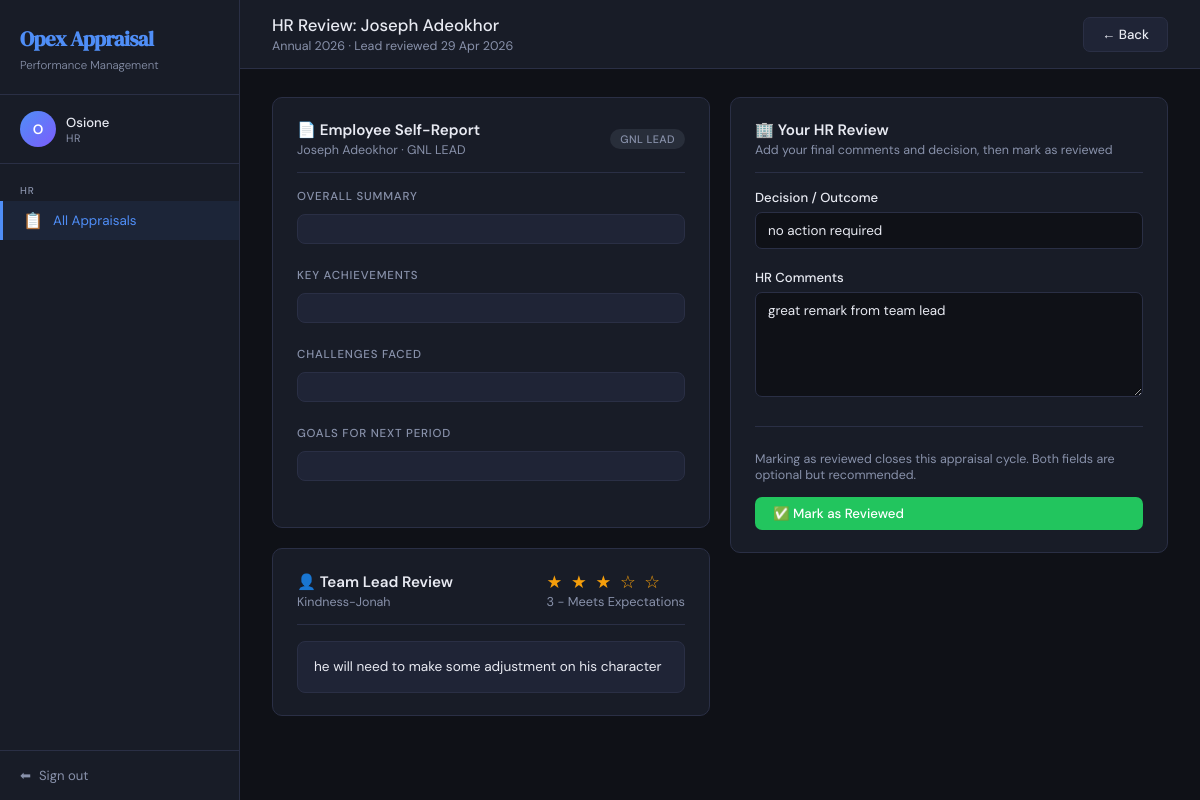
Screenshot of /hr/appraisal/2/review/ (signed in) with the database file from the repository.
### appraisal/models.py (models this page shows, shortened)
class CustomUser(AbstractUser):
    ROLE_EMPLOYEE  = 'employee'
    ROLE_TEAM_LEAD = 'team_lead'
    ROLE_HR        = 'hr'
    ROLE_CHOICES = [
        (ROLE_EMPLOYEE,  'Employee'),
        (ROLE_TEAM_LEAD, 'Team Lead'),
        (ROLE_HR,        'HR'),
    ]
    role       = models.CharField(max_length=20, choices=ROLE_CHOICES, default=ROLE_EMPLOYEE)
    department = models.CharField(max_length=100, blank=True)  # blank=True means optional
    job_title  = models.CharField(max_length=100, blank=True)
    team_lead = models.ForeignKey(
        'self',
        on_delete=models.SET_NULL,
        null=True,
        blank=True,
        related_name='team_members',
        limit_choices_to={'role': ROLE_TEAM_LEAD}  # only show team leads in the dropdown
    )
    @property
    def is_employee(self):
        return self.role == self.ROLE_EMPLOYEE
    @property
    def is_team_lead(self):
        return self.role == self.ROLE_TEAM_LEAD
    @property
    def is_hr(self):
        return self.role == self.ROLE_HR

class Appraisal(models.Model):
    STATUS_DRAFT       = 'draft'        # Employee saved but not yet submitted
    STATUS_PENDING_LEAD = 'pending_lead' # Submitted by employee, waiting for lead
    STATUS_PENDING_HR  = 'pending_hr'   # Lead reviewed, waiting for HR
    STATUS_REVIEWED    = 'reviewed'     # HR has finalised — workflow complete
    STATUS_CHOICES = [
        (STATUS_DRAFT,        'Draft'),
        (STATUS_PENDING_LEAD, 'Awaiting Team Lead Review'),
        (STATUS_PENDING_HR,   'Awaiting HR Review'),
        (STATUS_REVIEWED,     'Reviewed'),
    ]
    SCORE_CHOICES = [
        (5, '5 - Excellent'),
        (4, '4 - Good'),
        (3, '3 - Average'),
        (2, '2 - Below Average'),
        (1, '1 - Poor'),
    ]
    RATING_CHOICES = [
        (5, '5 - Outstanding'),
        (4, '4 - Exceeds Expectations'),
        (3, '3 - Meets Expectations'),
        (2, '2 - Below Expectations'),
        (1, '1 - Needs Improvement'),
    ]
    employee = models.ForeignKey(
        CustomUser,
        on_delete=models.CASCADE,
        related_name='appraisals',
        null=True, blank=True,
        limit_choices_to={'role': CustomUser.ROLE_EMPLOYEE}
    )
    employee_name       = models.CharField(max_length=200, blank=True)
    employee_department = models.CharField(max_length=100, blank=True)
    reviewed_by_lead = models.ForeignKey(
        CustomUser,
        on_delete=models.SET_NULL,
        null=True, blank=True,
        related_name='lead_reviews',
        limit_choices_to={'role': CustomUser.ROLE_TEAM_LEAD}
    )
    reviewed_by_hr = models.ForeignKey(
        CustomUser,
        on_delete=models.SET_NULL,
        null=True, blank=True,
        related_name='hr_reviews',
        limit_choices_to={'role': CustomUser.ROLE_HR}
    )
    period = models.CharField(max_length=100)
    status = models.CharField(
        max_length=20,
        choices=STATUS_CHOICES,
        default=STATUS_PENDING_LEAD
    )
    score_punctuality = models.IntegerField(
        choices=SCORE_CHOICES, null=True, blank=True,
        verbose_name='Punctuality & Attendance'
    )
    score_quality = models.IntegerField(
        choices=SCORE_CHOICES, null=True, blank=True,
        verbose_name='Quality of Work'
    )
    score_teamwork = models.IntegerField(
        choices=SCORE_CHOICES, null=True, blank=True,
        verbose_name='Teamwork & Collaboration'
    )
    score_communication = models.IntegerField(
        choices=SCORE_CHOICES, null=True, blank=True,
        verbose_name='Communication Skills'
    )
    score_deadlines = models.IntegerField(
        choices=SCORE_CHOICES, null=True, blank=True,
        verbose_name='Meeting Deadlines'
    )
    score_problem_solving = models.IntegerField(
        choices=SCORE_CHOICES, null=True, blank=True,
        verbose_name='Problem Solving'
    )
    score_initiative = models.IntegerField(
        choices=SCORE_CHOICES, null=True, blank=True,
        verbose_name='Initiative & Creativity'
    )
    score_professionalism = models.IntegerField(
        choices=SCORE_CHOICES, null=True, blank=True,
        verbose_name='Professionalism'
    )
    score_adherence = models.IntegerField(
        choices=SCORE_CHOICES, null=True, blank=True,
        verbose_name='Adherence to Company Rules'
    )
    additional_comments = models.TextField(blank=True)
    lead_comment = models.TextField(blank=True)
    lead_rating  = models.IntegerField(null=True, blank=True, choices=RATING_CHOICES)
    hr_comment  = models.TextField(blank=True)
    hr_decision = models.CharField(max_length=100, blank=True)
    created_at           = models.DateTimeField(auto_now_add=True)
    updated_at           = models.DateTimeField(auto_now=True)
    submitted_to_lead_at = models.DateTimeField(null=True, blank=True)
    submitted_to_hr_at   = models.DateTimeField(null=True, blank=True)
    reviewed_at          = models.DateTimeField(null=True, blank=True)
    class Meta:
        ordering = ['-created_at']

### appraisal/views.py (the view)
# urls.py: path('hr/appraisal/<int:pk>/review/',  views.hr_review,           name='hr_review'),
@login_required
def hr_review(request, pk):
    if not request.user.is_hr:
        messages.error(request, 'You do not have permission to view this page.')
        return redirect('dashboard')
    appraisal = get_object_or_404(Appraisal, pk=pk)
    if request.method == 'POST':
        form = HRReviewForm(request.POST, instance=appraisal)
        if form.is_valid():
            appraisal = form.save(commit=False)
            appraisal.mark_reviewed(request.user)  # saves + sets status to reviewed
            messages.success(request, f'Appraisal for {appraisal.display_name} has been finalised.')
            return redirect('hr_dashboard')
    else:
        form = HRReviewForm(instance=appraisal)
    return render(request, 'appraisal/hr_review.html', {
        'form': form,
        'appraisal': appraisal,
    })

### appraisal/forms.py
class HRReviewForm(forms.ModelForm):
    class Meta:
        model = Appraisal
        fields = ['hr_comment', 'hr_decision']
        widgets = {
            'hr_comment': forms.Textarea(attrs={
                'class': 'form-control',
                'rows': 5,
                'placeholder': 'Write your HR observations or notes...',
            }),
            'hr_decision': forms.TextInput(attrs={
                'class': 'form-control',
                'placeholder': 'e.g. Approved for promotion, No action required, Salary review',
            }),
        }
        labels = {
            'hr_comment':  'HR Comments',
            'hr_decision': 'Decision / Outcome',
        }

### appraisal/templates/appraisal/hr_review.html (shortened to what this page needs)
{% extends 'appraisal/base.html' %}
{% block nav_hr %}active{% endblock %}
{% block content %}
<div class="topbar">
  <div>
    <div class="topbar-title">
      HR Review:
      {% if appraisal.employee %}
        {{ appraisal.employee.get_full_name|default:appraisal.employee.username }}
      {% else %}
        {{ appraisal.employee_name|default:"Unknown Employee" }}
      {% endif %}
    </div>
    <div class="topbar-subtitle">
      {{ appraisal.period }}
      {% if appraisal.submitted_to_hr_at %}
        · Lead reviewed {{ appraisal.submitted_to_hr_at|date:"d M Y" }}
      {% endif %}
    </div>
  </div>
  <a href="{% url 'hr_dashboard' %}" class="btn btn-secondary">← Back</a>
</div>
<div class="content">
  <div style="display:grid;grid-template-columns:1fr 1fr;gap:20px;align-items:start;">
    <div>
      <div class="card">
        <div class="card-header">
          <div>
            <div class="card-title">📄 Employee Self-Report</div>
            <div class="card-subtitle">
              {% if appraisal.employee %}
                {{ appraisal.employee.get_full_name|default:appraisal.employee.username }}
                {% if appraisal.employee.job_title %}
                  · {{ appraisal.employee.job_title }}
                {% endif %}
              {% else %}
                {{ appraisal.employee_name|default:"Unknown" }}
                {% if appraisal.employee_department %}
                  · {{ appraisal.employee_department }}
                {% endif %}
              {% endif %}
            </div>
          </div>
          {% if appraisal.employee %}
            {% if appraisal.employee.department %}
            <span class="badge badge-draft">{{ appraisal.employee.department }}</span>
            {% endif %}
          {% else %}
            {% if appraisal.employee_department %}
            <span class="badge badge-draft">{{ appraisal.employee_department }}</span>
            {% endif %}
          {% endif %}
        </div>
        <div class="detail-section">
          <div class="detail-section-title">Overall Summary</div>
          <div class="detail-block">{{ appraisal.self_summary }}</div>
        </div>
        <div class="detail-section">
          <div class="detail-section-title">Key Achievements</div>
          <div class="detail-block">{{ appraisal.achievements }}</div>
        </div>
        <div class="detail-section">
          <div class="detail-section-title">Challenges Faced</div>
          <div class="detail-block">{{ appraisal.challenges }}</div>
        </div>
        <div class="detail-section">
          <div class="detail-section-title">Goals for Next Period</div>
          <div class="detail-block">{{ appraisal.goals_next_period }}</div>
        </div>
      </div>
      <div class="card">
        <div class="card-header">
          <div>
            <div class="card-title">👤 Team Lead Review</div>
            <div class="card-subtitle">
              {% if appraisal.reviewed_by_lead %}
                {{ appraisal.reviewed_by_lead.get_full_name|default:appraisal.reviewed_by_lead.username }}
              {% else %}
                No lead assigned
              {% endif %}
            </div>
          </div>
          {% if appraisal.lead_rating %}
          <div>
            <span class="rating-stars">
              {% for i in "12345" %}
                {% if forloop.counter <= appraisal.lead_rating %}★{% else %}☆{% endif %}
              {% endfor %}
            </span>
            <div class="text-muted text-sm" style="text-align:right;">
              {{ appraisal.get_lead_rating_display }}
            </div>
          </div>
          {% endif %}
        </div>
        {% if appraisal.lead_comment %}
        <div class="detail-block">{{ appraisal.lead_comment }}</div>
        {% else %}
        <div class="empty-state" style="padding:24px 0;">
          <p>No lead comment available.</p>
        </div>
        {% endif %}
      </div>
    </div>
    <div>
      <div class="card" style="position:sticky;top:20px;">
        <div class="card-header">
          <div>
            <div class="card-title">🏢 Your HR Review</div>
            <div class="card-subtitle">
              Add your final comments and decision, then mark as reviewed
            </div>
          </div>
        </div>
        <form method="post">
          <div class="form-group">
            <label class="form-label">{{ form.hr_decision.label }}</label>
            {{ form.hr_decision }}
          </div>
          <div class="form-group">
            <label class="form-label">{{ form.hr_comment.label }}</label>
            {{ form.hr_comment }}
          </div>
          <hr class="divider">
          <p style="font-size:0.78rem;color:var(--muted);margin-bottom:14px;">
            Marking as reviewed closes this appraisal cycle.
            Both fields are optional but recommended.
          </p>
          <button type="submit" class="btn btn-success" style="width:100%"
            onclick="return confirm('Mark this appraisal as fully reviewed? This closes the cycle.')">
            ✅ Mark as Reviewed
          </button>
        </form>
      </div>
    </div>
  </div>
</div>
{% endblock %}

### appraisal/templates/appraisal/base.html (shortened to what this page needs)
<!DOCTYPE html>
<html lang="en">
<head>
</head>
<body>
{% if user.is_authenticated %}
<aside class="sidebar">
  <div class="sidebar-brand">
    <h1> Opex Appraisal</h1>
    <span>Performance Management</span>
  </div>
  <div class="sidebar-user">
    <div class="avatar">{{ user.first_name.0|upper }}{{ user.last_name.0|upper }}{% if not user.first_name %}{{ user.username.0|upper }}{% endif %}</div>
    <div class="sidebar-user-info">
      <div class="sidebar-user-name">{{ user.get_full_name|default:user.username }}</div>
      <div class="sidebar-user-role">{{ user.get_role_display }}</div>
    </div>
  </div>
  <nav class="sidebar-nav">
    {% if user.is_employee %}
    <div class="nav-section-label">Employee</div>
    <a href="{% url 'employee_dashboard' %}" class="nav-link {% block nav_home %}{% endblock %}">
      <span class="icon">🏠</span> My Dashboard
    </a>
    <a href="{% url 'appraisal_create' %}" class="nav-link {% block nav_new %}{% endblock %}">
      <span class="icon">✏️</span> New Appraisal
    </a>
    {% elif user.is_team_lead %}
    <div class="nav-section-label">Team Lead</div>
    <a href="{% url 'lead_dashboard' %}" class="nav-link {% block nav_lead %}{% endblock %}">
      <span class="icon">👥</span> Team Reviews
    </a>
    {% elif user.is_hr %}
    <div class="nav-section-label">HR</div>
    <a href="{% url 'hr_dashboard' %}" class="nav-link {% block nav_hr %}{% endblock %}">
      <span class="icon">📋</span> All Appraisals
    </a>
    {% endif %}
  </nav>
  <div class="sidebar-footer">
    <a href="{% url 'logout' %}"><span>⬅</span> Sign out</a>
  </div>
</aside>
{% endif %}
<main class="main">
  {% block content %}{% endblock %}
</main>
</body>
</html>

### rows the page displays
CustomUser: username.0 "O", get_full_name "Osione", role "HR"
Appraisal: employee_name "Joseph Adeokhor", period "Annual 2026", submitted_to_hr_at "29 Apr 2026", employee_department "GNL LEAD", reviewed_by_lead.get_full_name "Kindness-Jonah", lead_rating "3 - Meets Expectations", lead_comment "he will need to make some adjustment on his character", hr_decision "no action required", hr_comment "great remark from team lead"
